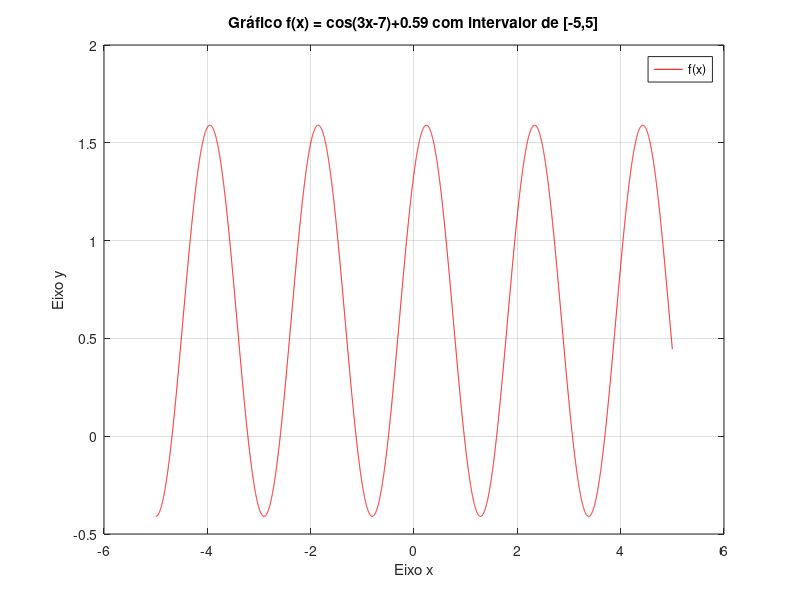

Reproduce this figure in MATLAB.
%Aluna: Beatriz Emiliano Maciel de Sousa 
%Matricula: 120111097

%Questão 4.a

x = -5:0.001:5
y = cos(3*x-7)+0.59; %Função f(x) = cos(3x-7)+0.59
plot(x,y, 'r-'); %Plot do gráfico, com o traço continuo na cor vermelha
title('Gráfico f(x) = cos(3x-7)+0.59 com intervalor de [-5,5]'); %Titulo 
xlabel('Eixo x'); %label 
ylabel('Eixo y');
legend('f(x)');
grid on;